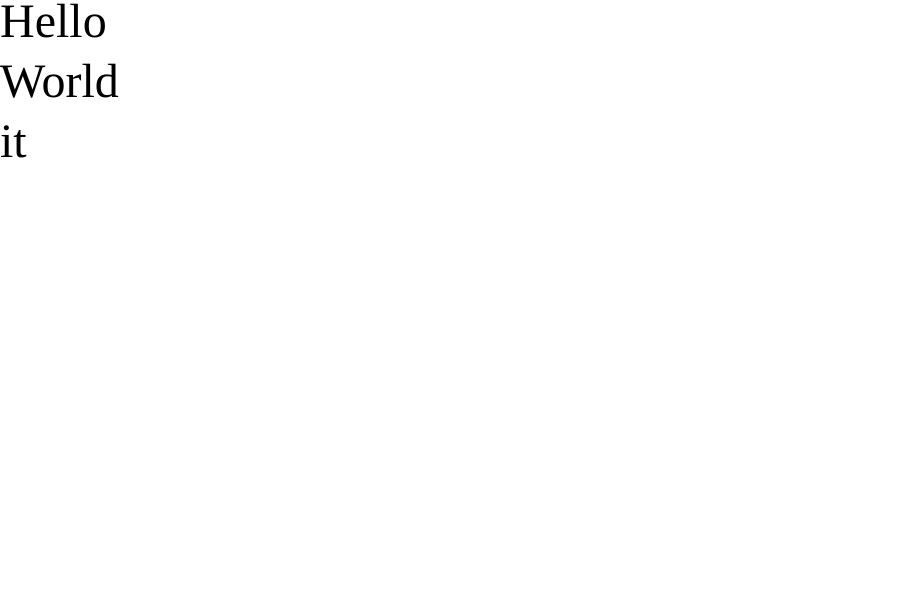
Frame 1 (no input)
Frame 60 (no input): identical to frame 1, image omitted
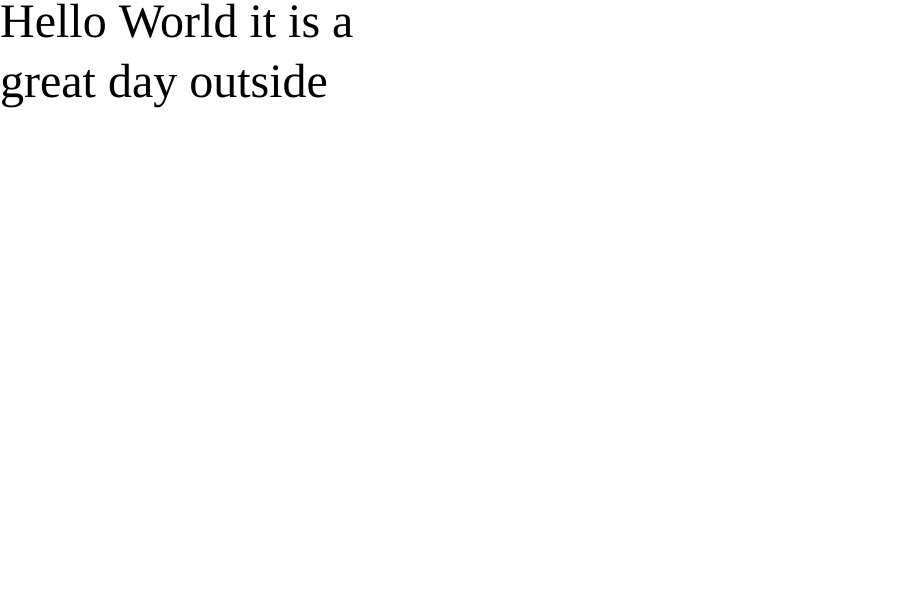
Frame 120 (the mouse pressed at the canvas centre since frame 60)

The p5.js sketch that drew these frames (run headless with seeded random() and noise() and a simulated clock; from frame 60 on, the mouse is pressed at the canvas centre):

// p5.js sketch
// ── sketch.js
function setup() {
  createCanvas(900,600);
  textFont("Source Code Pro");
  textSize(48);
}

function draw() {
  background(255);
  text("Hello World it is a great day outside", 0,0,mouseX,200);
}
